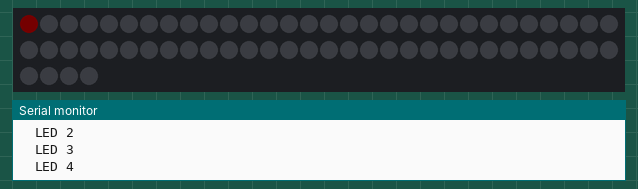
This sketch was run on a simulated ESP8266 (NodeMCU). Parts: 64 RGB LEDs in strip order, left to right, continuing on the next row, the last lines printed to the serial monitor. Dim RGB values are drawn brighter than linear.

Above: at 0.66 s.
At 6.7 s:
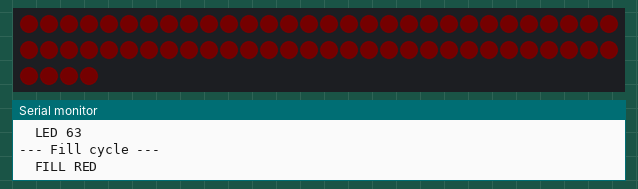
At 7.5 s:
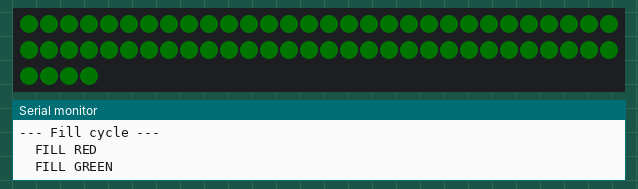
At 8.3 s:
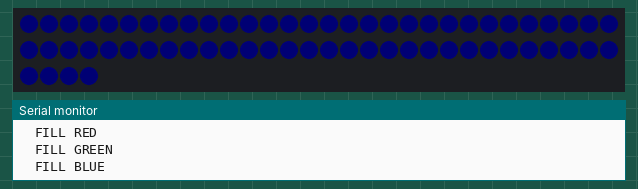
At 9.1 s:
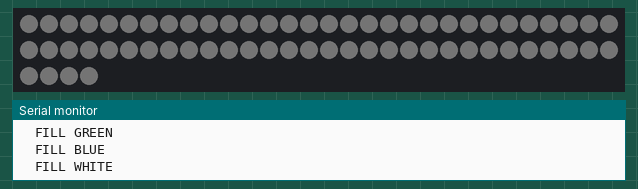

The sketch:

esp_ws2812b_test.ino
```cpp
#include <FastLED.h>

#define LED_PIN   2    // GPIO2 = D4 on NodeMCU
#define NUM_LEDS   64
#define BRIGHTNESS 1   // keep low when powering from USB (64 LEDs at full white = ~3.8A)

CRGB leds[NUM_LEDS];

void setup() {
  Serial.begin(115200);
  delay(500);
  Serial.println("\n=== WS2812B 64-LED Test ===");
  FastLED.addLeds<WS2812B, LED_PIN, GRB>(leds, NUM_LEDS);
  FastLED.setBrightness(BRIGHTNESS);
  FastLED.clear();
  FastLED.show();
}

// Chase a single lit pixel across the strip
void chase(CRGB color, int delayMs) {
  for (int i = 0; i < NUM_LEDS; i++) {
    FastLED.clear();
    leds[i] = color;
    FastLED.show();
    Serial.printf("  LED %d\n", i);
    delay(delayMs);
  }
  FastLED.clear();
  FastLED.show();
}

// Fill entire strip with one color
void fill(const char* name, CRGB color, int holdMs) {
  Serial.printf("  FILL %s\n", name);
  fill_solid(leds, NUM_LEDS, color);
  FastLED.show();
  delay(holdMs);
}

void loop() {
  Serial.println("--- Chase RED ---");
  chase(CRGB::Red, 30);

  Serial.println("--- Chase GREEN ---");
  chase(CRGB::Green, 30);

  Serial.println("--- Chase BLUE ---");
  chase(CRGB::Blue, 30);

  Serial.println("--- Fill cycle ---");
  fill("RED",   CRGB::Red,   800);
  fill("GREEN", CRGB::Green, 800);
  fill("BLUE",  CRGB::Blue,  800);
  fill("WHITE", CRGB::White, 800);
  fill("OFF",   CRGB::Black, 400);
}
```

Measured:
- by itself, everything shown: repeats every 9.8 s, in 25 steps
- what the display in image 1 shows lasts 0.8 s, from 6.7 s to 7.5 s
